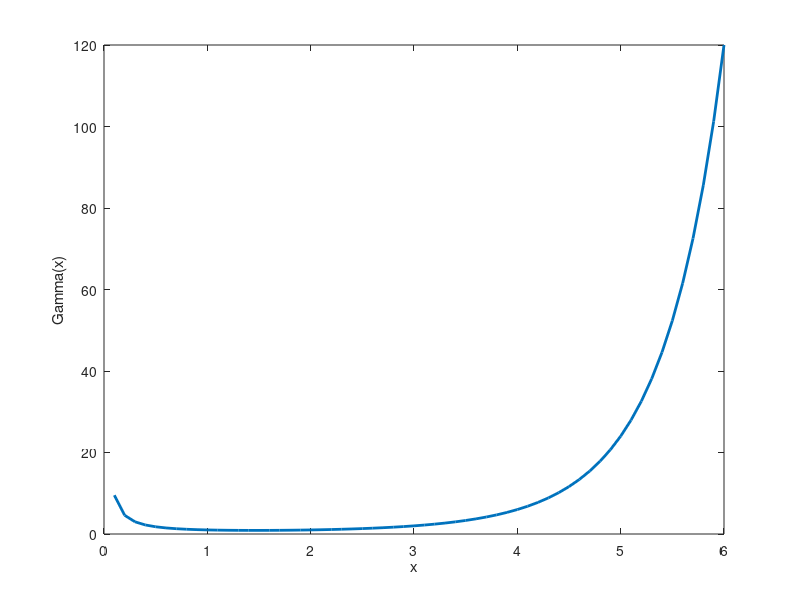

Recreate this plot in MATLAB. (Note: this script raises an error after producing the figure.)
x = 0.1:0.1:6;

y_gamma = gamma(x);

figure;
plot(x, y_gamma, 'LineWidth', 2, 'DisplayName', 'Fungsi Gamma');

xlabel('x');
ylabel('Gamma(x)');gti 
hold on;

faktorial_x = 1:5;
faktorial_y = factorial(faktorial_x);

plot(faktorial_x, faktorial_y, 'ro', 'MarkerSize', 8, 'MarkerFaceColor', 'r', 'DisplayName', 'Faktorial');

grid on;
hold off;
